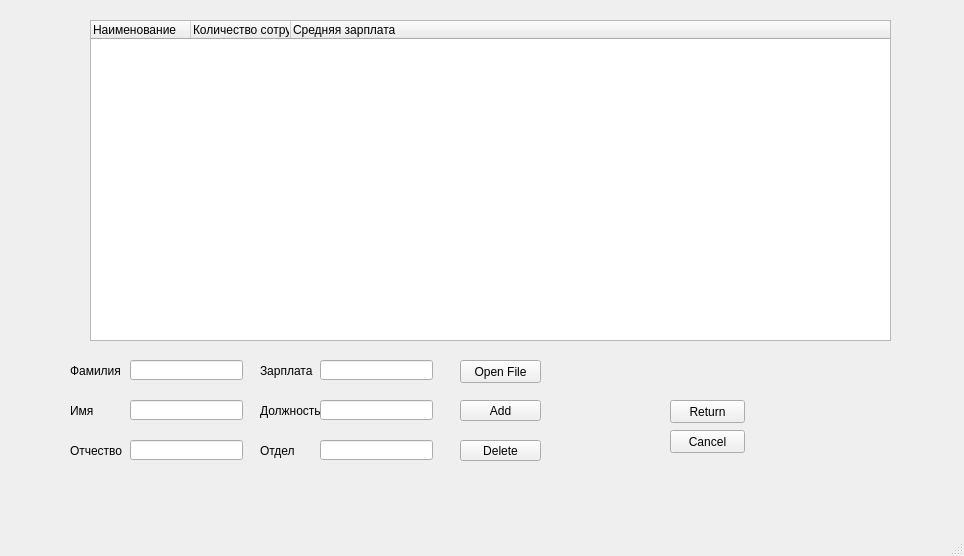
<?xml version="1.0" encoding="UTF-8"?>
<ui version="4.0">
 <class>MainWindow</class>
 <widget class="QMainWindow" name="MainWindow">
  <property name="geometry">
   <rect>
    <x>0</x>
    <y>0</y>
    <width>964</width>
    <height>556</height>
   </rect>
  </property>
  <property name="windowTitle">
   <string>MainWindow</string>
  </property>
  <widget class="QWidget" name="centralwidget">
   <widget class="QTreeWidget" name="treeWidget_2">
    <property name="geometry">
     <rect>
      <x>90</x>
      <y>20</y>
      <width>801</width>
      <height>321</height>
     </rect>
    </property>
    <column>
     <property name="text">
      <string>Наименование</string>
     </property>
    </column>
    <column>
     <property name="text">
      <string>Количество сотрудников</string>
     </property>
    </column>
    <column>
     <property name="text">
      <string>Средняя зарплата</string>
     </property>
    </column>
   </widget>
   <widget class="QLineEdit" name="lineEdit">
    <property name="geometry">
     <rect>
      <x>130</x>
      <y>360</y>
      <width>113</width>
      <height>20</height>
     </rect>
    </property>
   </widget>
   <widget class="QLineEdit" name="lineEdit_2">
    <property name="geometry">
     <rect>
      <x>320</x>
      <y>360</y>
      <width>113</width>
      <height>20</height>
     </rect>
    </property>
   </widget>
   <widget class="QLineEdit" name="lineEdit_3">
    <property name="geometry">
     <rect>
      <x>320</x>
      <y>400</y>
      <width>113</width>
      <height>20</height>
     </rect>
    </property>
   </widget>
   <widget class="QLabel" name="label">
    <property name="geometry">
     <rect>
      <x>70</x>
      <y>360</y>
      <width>61</width>
      <height>21</height>
     </rect>
    </property>
    <property name="layoutDirection">
     <enum>Qt::RightToLeft</enum>
    </property>
    <property name="text">
     <string>Фамилия</string>
    </property>
   </widget>
   <widget class="QLabel" name="label_2">
    <property name="geometry">
     <rect>
      <x>260</x>
      <y>400</y>
      <width>61</width>
      <height>21</height>
     </rect>
    </property>
    <property name="layoutDirection">
     <enum>Qt::RightToLeft</enum>
    </property>
    <property name="autoFillBackground">
     <bool>false</bool>
    </property>
    <property name="text">
     <string>Должность</string>
    </property>
   </widget>
   <widget class="QLabel" name="label_3">
    <property name="geometry">
     <rect>
      <x>260</x>
      <y>360</y>
      <width>61</width>
      <height>21</height>
     </rect>
    </property>
    <property name="layoutDirection">
     <enum>Qt::RightToLeft</enum>
    </property>
    <property name="autoFillBackground">
     <bool>false</bool>
    </property>
    <property name="text">
     <string>Зарплата</string>
    </property>
   </widget>
   <widget class="QPushButton" name="pushButton">
    <property name="geometry">
     <rect>
      <x>460</x>
      <y>400</y>
      <width>81</width>
      <height>21</height>
     </rect>
    </property>
    <property name="text">
     <string>Add</string>
    </property>
   </widget>
   <widget class="QPushButton" name="pushButton_2">
    <property name="geometry">
     <rect>
      <x>460</x>
      <y>440</y>
      <width>81</width>
      <height>21</height>
     </rect>
    </property>
    <property name="text">
     <string>Delete</string>
    </property>
   </widget>
   <widget class="QPushButton" name="pushButton_3">
    <property name="geometry">
     <rect>
      <x>670</x>
      <y>400</y>
      <width>75</width>
      <height>23</height>
     </rect>
    </property>
    <property name="text">
     <string>Return</string>
    </property>
   </widget>
   <widget class="QPushButton" name="pushButton_4">
    <property name="geometry">
     <rect>
      <x>670</x>
      <y>430</y>
      <width>75</width>
      <height>23</height>
     </rect>
    </property>
    <property name="text">
     <string>Cancel</string>
    </property>
   </widget>
   <widget class="QLineEdit" name="lineEdit_4">
    <property name="geometry">
     <rect>
      <x>320</x>
      <y>440</y>
      <width>113</width>
      <height>20</height>
     </rect>
    </property>
   </widget>
   <widget class="QLabel" name="label_4">
    <property name="geometry">
     <rect>
      <x>260</x>
      <y>440</y>
      <width>61</width>
      <height>21</height>
     </rect>
    </property>
    <property name="layoutDirection">
     <enum>Qt::RightToLeft</enum>
    </property>
    <property name="autoFillBackground">
     <bool>false</bool>
    </property>
    <property name="text">
     <string>Отдел</string>
    </property>
   </widget>
   <widget class="QPushButton" name="pushButton_5">
    <property name="geometry">
     <rect>
      <x>460</x>
      <y>360</y>
      <width>81</width>
      <height>23</height>
     </rect>
    </property>
    <property name="text">
     <string>Open File</string>
    </property>
   </widget>
   <widget class="QLabel" name="label_5">
    <property name="geometry">
     <rect>
      <x>550</x>
      <y>360</y>
      <width>81</width>
      <height>21</height>
     </rect>
    </property>
    <property name="text">
     <string/>
    </property>
   </widget>
   <widget class="QLineEdit" name="lineEdit_5">
    <property name="geometry">
     <rect>
      <x>130</x>
      <y>400</y>
      <width>113</width>
      <height>20</height>
     </rect>
    </property>
   </widget>
   <widget class="QLineEdit" name="lineEdit_6">
    <property name="geometry">
     <rect>
      <x>130</x>
      <y>440</y>
      <width>113</width>
      <height>20</height>
     </rect>
    </property>
   </widget>
   <widget class="QLabel" name="label_6">
    <property name="geometry">
     <rect>
      <x>70</x>
      <y>400</y>
      <width>61</width>
      <height>21</height>
     </rect>
    </property>
    <property name="layoutDirection">
     <enum>Qt::RightToLeft</enum>
    </property>
    <property name="text">
     <string>Имя</string>
    </property>
   </widget>
   <widget class="QLabel" name="label_7">
    <property name="geometry">
     <rect>
      <x>70</x>
      <y>440</y>
      <width>61</width>
      <height>21</height>
     </rect>
    </property>
    <property name="layoutDirection">
     <enum>Qt::RightToLeft</enum>
    </property>
    <property name="text">
     <string>Отчество</string>
    </property>
   </widget>
  </widget>
  <widget class="QMenuBar" name="menubar">
   <property name="geometry">
    <rect>
     <x>0</x>
     <y>0</y>
     <width>964</width>
     <height>22</height>
    </rect>
   </property>
  </widget>
  <widget class="QStatusBar" name="statusbar"/>
 </widget>
 <resources/>
 <connections/>
</ui>
